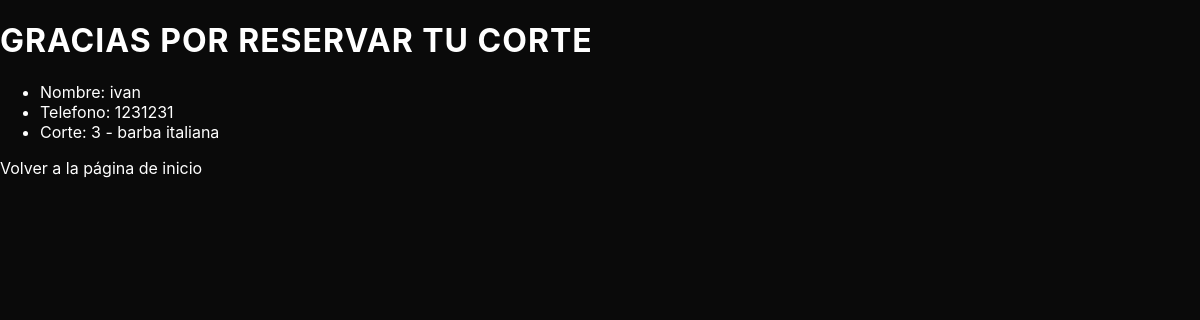
Page /reserva/1/ on the committed database.
### corte/models.py (models this page shows, shortened)
class Reserva(models.Model):
    nombre = models.CharField(max_length=100)
    telefono = models.CharField(max_length=20)
    corte = models.ForeignKey(Corte, on_delete=models.CASCADE)

class Corte(models.Model):
    name = models.CharField(max_length=100)
    precio =models.IntegerField()
    descripcion =models.TextField(max_length=250)
    def __str__(self):
        return f'{self.id} - {self.name}'

### corte/views.py (the view)
# urls.py: path('reserva/<int:id>/', views.reserva_exitosa, name='reserva_exitosa'),
def reserva_exitosa(request, id):
    reserva = get_object_or_404(Reserva, id=id)
    return render(request, 'corte/reserva.html', {'reserva':reserva})

### corte/templates/corte/reserva.html
{% extends "corte/base.html" %}
{% block body %}
<h1>GRACIAS POR RESERVAR TU CORTE</h1>
<ul>
    <li>Nombre: {{ reserva.nombre }}</li>
    <li>Telefono: {{ reserva.telefono }}</li>
    <li>Corte: {{ reserva.corte }}</li>
</ul>
<a href="{% url 'bienvenida' %}">Volver a la página de inicio</a>
{% endblock %}

### static/css/style.css (style rules this page uses)
:root { --azul: #2628DD; --magenta: #C419BE; --blanco: #FFFFFF; --negro: #0a0a0a; --gris: #1a1a1a; }
body { background-color: var(--negro); color: var(--blanco); font-family: 'Inter', sans-serif; margin: 0; }
h1, h2 { color: var(--blanco); text-transform: uppercase; letter-spacing: 1px; }
a { color: inherit; text-decoration: none; }

### rows in the picture
Reserva: nombre "ivan", telefono "1231231", corte "3 - barba italiana"
